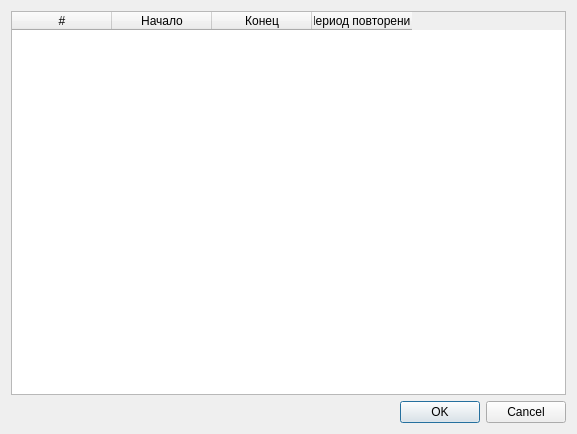
<ui version="4.0" >
 <class>Dialog</class>
 <widget class="QDialog" name="Dialog" >
  <property name="geometry" >
   <rect>
    <x>0</x>
    <y>0</y>
    <width>577</width>
    <height>434</height>
   </rect>
  </property>
  <property name="windowTitle" >
   <string>Существующие составляющие</string>
  </property>
  <layout class="QGridLayout" name="gridLayout" >
   <item row="0" column="0" >
    <widget class="QTableWidget" name="tableWidget" >
     <column>
      <property name="text" >
       <string>#</string>
      </property>
     </column>
     <column>
      <property name="text" >
       <string>Начало</string>
      </property>
     </column>
     <column>
      <property name="text" >
       <string>Конец</string>
      </property>
     </column>
     <column>
      <property name="text" >
       <string>Период повторения</string>
      </property>
     </column>
    </widget>
   </item>
   <item row="1" column="0" >
    <widget class="QDialogButtonBox" name="buttonBox" >
     <property name="orientation" >
      <enum>Qt::Horizontal</enum>
     </property>
     <property name="standardButtons" >
      <set>QDialogButtonBox::Cancel|QDialogButtonBox::Ok</set>
     </property>
    </widget>
   </item>
  </layout>
 </widget>
 <resources/>
 <connections>
  <connection>
   <sender>buttonBox</sender>
   <signal>accepted()</signal>
   <receiver>Dialog</receiver>
   <slot>accept()</slot>
   <hints>
    <hint type="sourcelabel" >
     <x>248</x>
     <y>254</y>
    </hint>
    <hint type="destinationlabel" >
     <x>157</x>
     <y>274</y>
    </hint>
   </hints>
  </connection>
  <connection>
   <sender>buttonBox</sender>
   <signal>rejected()</signal>
   <receiver>Dialog</receiver>
   <slot>reject()</slot>
   <hints>
    <hint type="sourcelabel" >
     <x>316</x>
     <y>260</y>
    </hint>
    <hint type="destinationlabel" >
     <x>286</x>
     <y>274</y>
    </hint>
   </hints>
  </connection>
 </connections>
</ui>
